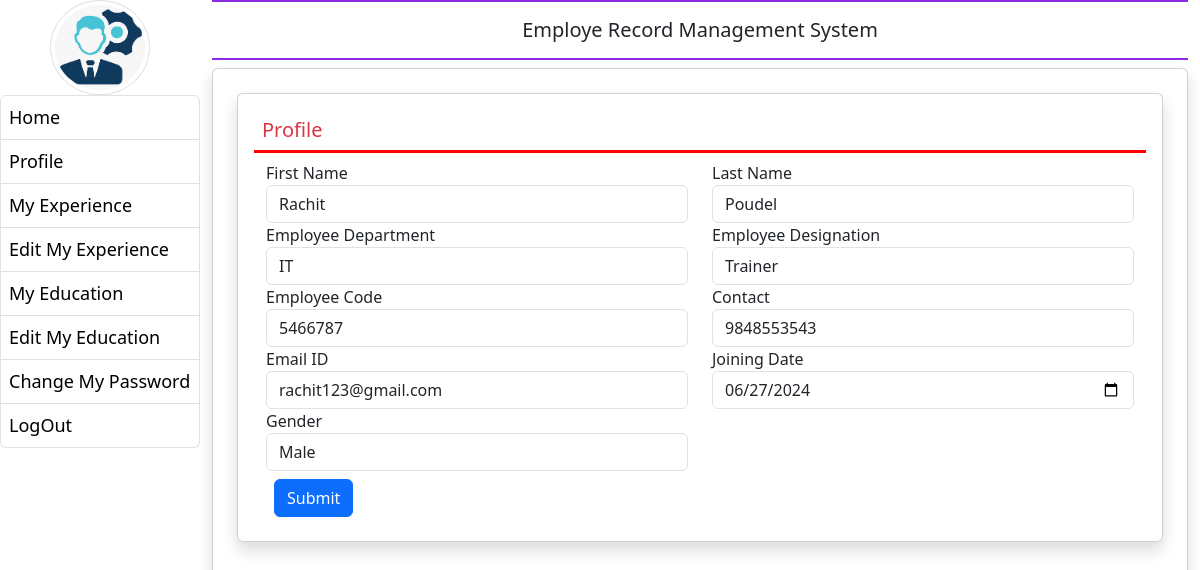
The app's page /profile/ (signed in) with its own data.
### employee/models.py (models this page shows, shortened)
class EmployeeDetails(models.Model):
    user = models.ForeignKey(User, on_delete=models.CASCADE)
    empcode = models.CharField(max_length=50)
    empdept = models.CharField(max_length=20, null=True)
    designation = models.CharField(max_length=100, null=True)
    contact = models.CharField(max_length=100, null=True)
    gender = models.CharField(max_length=10, null=True)
    joiningdate = models.DateField(null=True)

### employee/views.py (the view, shortened to what this page needs)
# urls.py: path('profile/', profile, name='profile'),
@login_required(login_url='emp_login')
def profile(request):
    error = ""
    user = request.user
    employee, created = EmployeeDetails.objects.get_or_create(user=user)
    context = {'error': error, 'employee': employee}
    return render(request, 'profile.html', context)

### employee/templates/profile.html (shortened to what this page needs)
{% extends "emp_base.html" %}
{% block main %}
<div class="card shadow m-2">
    <div class="card-body">
        <h5 class="p-2 text-danger" style="border-bottom: 3px solid red;">Profile</h5>
        <div class="container-fluid">
            <form method="POST" name="signup">
                <div class="row">
                    <div class="col-sm-6">
                        <div class="form-group">
                            <label>First Name</label>
                            <input type="text" name="firstname" class="form-control" placeholder="Enter the first name" pattern="[A-Za-z]+" value="{{ employee.user.first_name }}" required>
                        </div>
                    </div>
                    <div class="col-sm-6">
                        <div class="form-group">
                            <label>Last Name</label>
                            <input type="text" name="lastname" class="form-control" placeholder="Enter the last name" pattern="[A-Za-z]+" value="{{ employee.user.last_name }}" required>
                        </div>
                    </div>
                    <div class="col-sm-6">
                        <div class="form-group">
                            <label>Employee Department</label>
                            <input type="text" name="department" class="form-control" placeholder="Department" value="{{ employee.empdept }}">
                        </div>
                    </div>
                    <div class="col-sm-6">
                        <div class="form-group">
                            <label>Employee Designation</label>
                            <input type="text" name="designation" class="form-control" placeholder="Designation" value="{{ employee.designation }}">
                        </div>
                    </div>
                    <div class="col-sm-6">
                        <div class="form-group">
                            <label>Employee Code</label>
                            <input type="text" name="employeecode" class="form-control" placeholder="Enter your employee code" pattern="[0-9]+" value="{{ employee.empcode }}" required>
                        </div>
                    </div>
                    <div class="col-sm-6">
                        <div class="form-group">
                            <label>Contact</label>
                            <input type="text" name="contact" class="form-control" placeholder="Contact" value="{{ employee.contact }}">
                        </div>
                    </div>
                    <div class="col-sm-6">
                        <div class="form-group">
                            <label>Email ID</label>
                            <input type="email" name="emailid" class="form-control" placeholder="Email ID" value="{{ employee.user.email }}" required>
                        </div>
                    </div>
                    <div class="col-sm-6">
                        <div class="form-group">
                            <label>Joining Date</label>
                            <input type="date" name="Jdate" class="form-control" value="{% if employee.joiningdate %}{{ employee.joiningdate|date:'Y-m-d' }}{% endif %}">
                        </div>
                    </div>
                    <div class="col-sm-6">
                        <div class="form-group">
                            <label>Gender</label>
                            <select name="gender" class="form-control">
                                <option value="Male" {% if employee.gender == 'Male' %}selected{% endif %}>Male</option>
                            </select>
                        </div>
                    </div>
                </div>
                <input type="submit" value="Submit" class="m-2 btn btn-primary">
            </form>
        </div>
    </div>
</div>
{% endblock %}

### records on screen
EmployeeDetails: firstname "Rachit", lastname "Poudel", department "IT", designation "Trainer", employeecode "5466787", contact "9848553543", emailid "rachit123@gmail.com", Jdate "06/27/2024", gender "Male"
